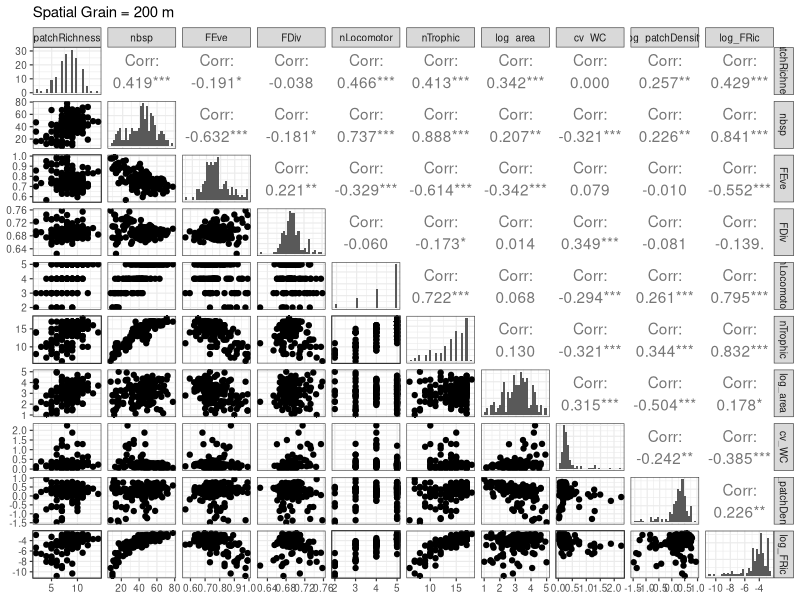
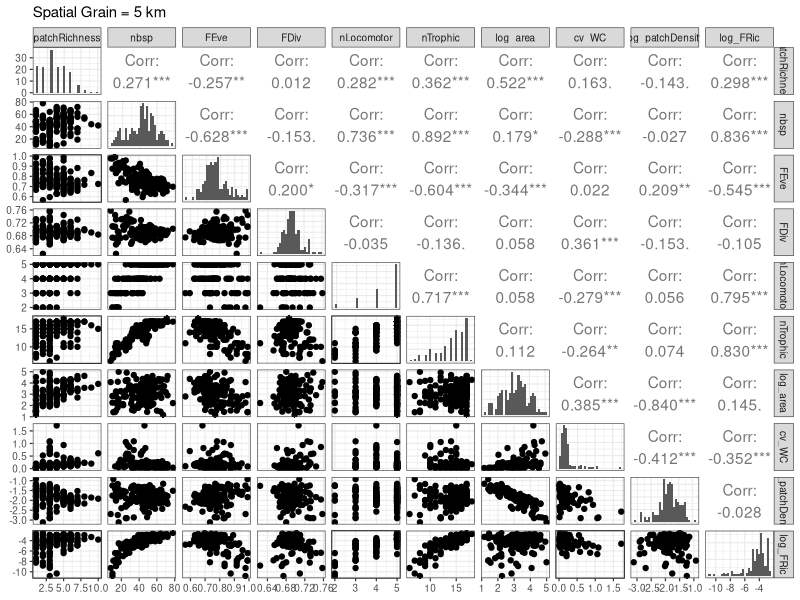
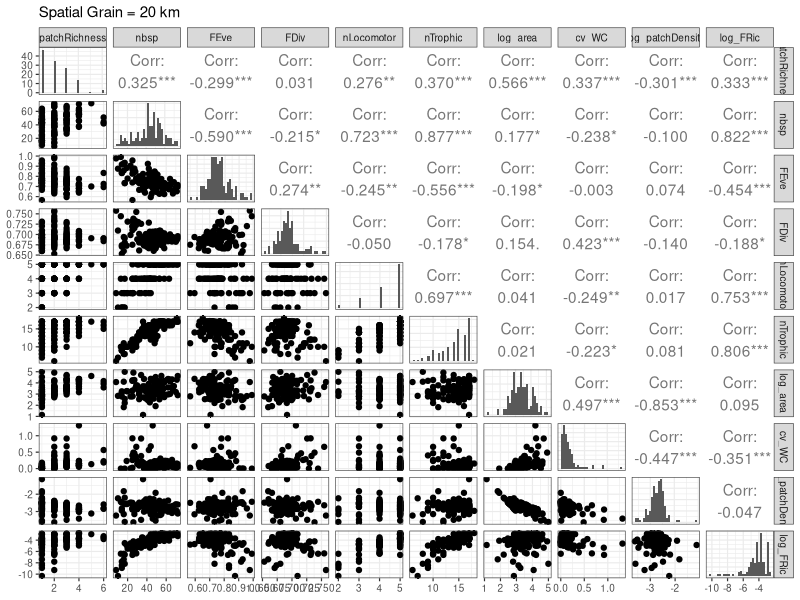

Recreate these plots in R, in order.
library(GGally)
library(tidyr)
theme_set(theme_bw(9))
func <- read.csv(file = "DATA/full_heterogeneity_functional_dataset.csv", header=T)
func$log_nPatches <- log10(func$nPatches)
func$log_area <- log10(func$area)
func$cv_WC <- func$stddev_WC/func$mean_WC
func$log_patchDensity <- log10(func$nPatches/func$area)
func$log_FRic <- log10(func$FRic)

colIndices <- which(
  colnames(func) %in% 
                c("log_area",
                  "patchRichness",
                  "log_patchDensity",
                  "cv_WC",
                  "nTrophic",
                  "nLocomotor",
                  "nbsp",
                  "FEve",
                  "log_FRic",
                  "FDiv"
                  )
                )

scale_200 <- ggpairs(
  dplyr::filter(func, analysis_scale==200), 
  columns = colIndices, 
  title="Spatial Grain = 200 m", 
  diag=list(continuous="barDiag")
  )
ggsave("./FIGURES/SOM_Fig1_plots.pdf", plot = scale_200, width=9, height=9)

scale_5000 <- ggpairs(
  dplyr::filter(func, analysis_scale==5000), 
  columns = colIndices, 
  title="Spatial Grain = 5 km",
  diag=list(continuous="barDiag")
)

ggsave("./FIGURES/Fig3_pairs_plots.pdf", plot = scale_5000, width=9, height=9)

scale_20000 <- ggpairs(
  dplyr::filter(func, analysis_scale==20000), 
  columns = colIndices, 
  title="Spatial Grain = 20 km",
  diag=list(continuous="barDiag")
)
ggsave("./FIGURES/SOM_Fig2_plots.pdf", plot = scale_20000, width=9, height=9)
